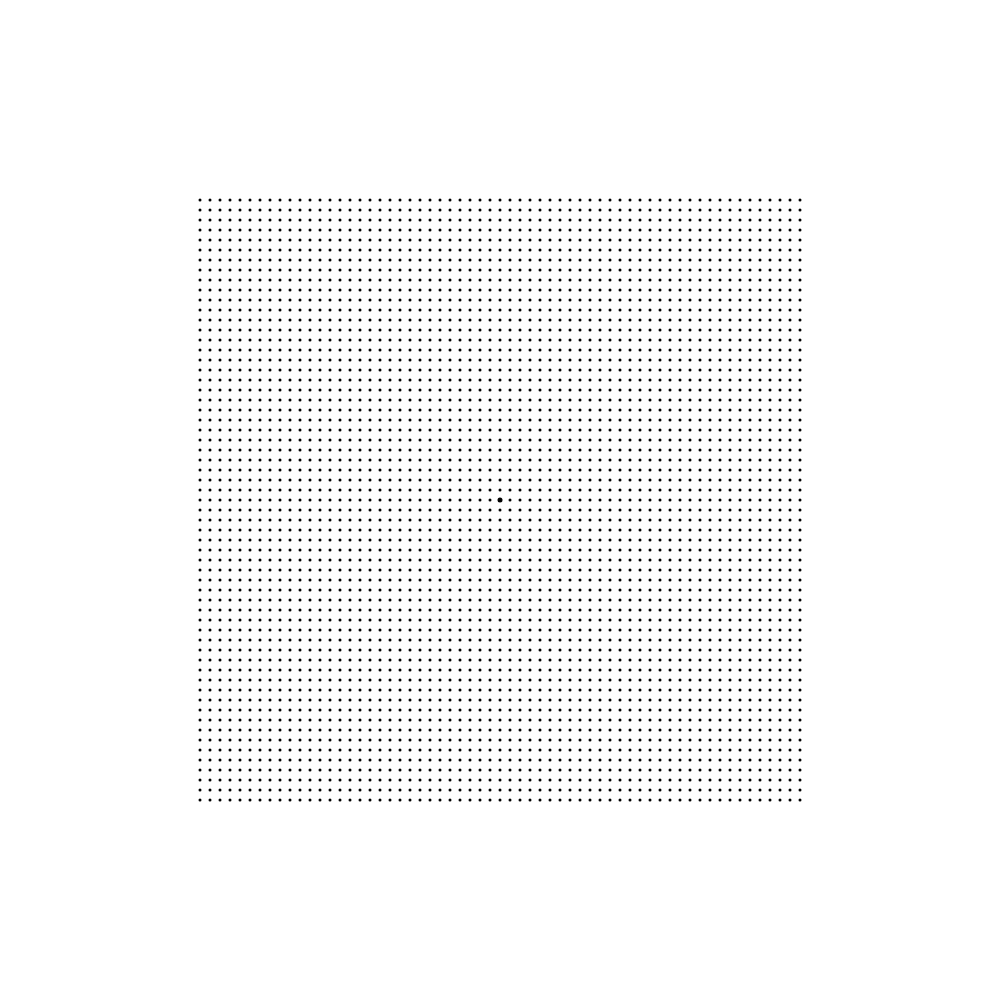
Frame 1 (no input)
Frame 60 (no input): identical to frame 1, image omitted
Frame 120 (the mouse pressed at the canvas centre since frame 60): identical to frame 1, image omitted

The p5.js sketch that drew this single still picture (run headless with seeded random() and noise() and a simulated clock; from frame 60 on, the mouse is pressed at the canvas centre):

// p5.js sketch
// ── sketch.js
/**
 Tiler
 TODO: 
   - shapeMode
     - drawing in shapeMode - DONE!
     - save/load originalTile & shapeMode - DONE!
     - mouseClick in shapeMode - DONE!
   - delete button
   - move canvas to the right and expand x-dir so it's really a landscape view
**/


function setup() {
  SIZE = 1000; 
  zoomFactor = 10
  offsetPosition = createVector(500, 500)
  shapeMode = true
  
  originalTile = []
  
  colorTable = [
    '#CCFFFF', 
    '#FFFF33', 
    '#CCCC33', 
    '#CCCCFF', 
    '#FFCCFF', 
    '#FFCC66',
    '#CC6633', 
    '#FF6666',
    '#660099',
    '#666600', 
  ]
  
  tiles = [new Tile(false, 0, createVector(0, 0), 0)]
  selected = -1
  
  createCanvas(SIZE, SIZE);
  frameRate(25);
  colorMode(HSB);
}

function draw() {
  background(255)
  drawGrid()

  if(shapeMode){ 
    var pos = []
    for(var i = 0; i < originalTile.length; i++){ 
      pos.push(createVector(originalTile[i].x, originalTile[i].y))
    }
  
    for(var i = 0; i < pos.length; i++){
      pos[i] = gridToScreen(pos[i])
    } 
    
    for(var i = 0; i < pos.length; i++){
      strokeWeight(5) 
      point(pos[i])
    } 
    for(var i = 0; i < pos.length-1; i++){ 
      strokeWeight(3)
      line(pos[i].x, pos[i].y, pos[i+1].x, pos[i+1].y)
    }
  } 
  else{  
    for(var i = 0; i < tiles.length; i++){ 
      tiles[i].draw(i == selected)
    }
  }
}  

function doSave(){ 
  console.log('saving...')
  var image = {tiles:[]}
  for(var i = 0; i < tiles.length; i++){ 
    image.tiles.push(tiles[i].toObj())
  }
  image.selected = selected
  
  image.originalTile = []
  for(var i = 0; i < originalTile.length; i++){ 
    image.originalTile.push([originalTile[i].x, originalTile[i].y])
  }
  image.shapeMode = shapeMode
  
  SAVE(image)
}

function LOAD(obj){ 
  //console.log(obj)
  
  selected = obj.selected
  
  tiles = []
  for(var i = 0; i < obj.tiles.length; i++){ 
    var t = new Tile()
    t.fromObj(obj.tiles[i])
    tiles.push(t)
  }
  
  shapeMode = obj.shapeMode
  originalTile = []
  for(var i = 0; i < obj.originalTile.length; i++){ 
    originalTile.push(createVector(obj.originalTile[i][0], obj.originalTile[i][1]))
  }
  console.log(originalTile)
}

function SAVE(obj){ 
  console.log('LOAD(' + JSON.stringify(obj) + ')' )
}

function drawGrid(){
  var max = 30
  
  strokeWeight(3)
   
  for(var x = -max; x <= max; x++){ 
    for(var y = -max; y <= max; y++){ 
      var pos = gridToScreen(createVector(x, y))
      //pos.mult(zoomFactor)
      //pos = p5.Vector.add(pos, offsetPosition)
      point(pos)
    }
  }
  
  strokeWeight(5)
  point(gridToScreen(createVector(0,0)))
}

function zoomIn(){ 
  zoomFactor += 5
}

function zoomOut(){ 
  if(zoomFactor >= 10)
    zoomFactor -= 5
}

function rotateClockwise(){
  if(selected >= 0) 
    tiles[selected].rotation++ 
}

function rotateCounterClockwise(){ 
  if(selected >= 0) 
    tiles[selected].rotation-- 
}

function left(){ 
  if(selected >= 0) 
    tiles[selected].position.x --
}

function right(){ 
  if(selected >= 0) 
    tiles[selected].position.x ++
}

function up(){ 
  if(selected >= 0) 
    tiles[selected].position.y --
}

function down(){ 
  if(selected >= 0) 
    tiles[selected].position.y ++
}

function flip(){ 
  if(selected >= 0) 
    tiles[selected].reflected = ! tiles[selected].reflected 
}

function clone(){ 
  if(selected >= 0) { 
    tiles.push(tiles[selected].copy())
    selected = tiles.length-1  
  } 
}

function doDelete(){ 
  if(selected >= 0) { 
    tiles.splice(selected, 1)
    selected = -1  
  } 
}

function num(k){ 
  if(selected >= 0) { 
    tiles[selected].color = k
  } 
}

function mouseClicked() {
  var pos = screenToGrid( createVector(mouseX, mouseY) )
  
  if(shapeMode){ 
    if(originalTile.length > 0 && originalTile[0].equals(pos)){ 
      shapeMode = false
    }
    else { 
      originalTile.push(pos)     
    }
  }
  else { 
    selected = -1
    for(var i = 0; i < tiles.length; i++){ 
      if(tiles[i].position.equals(pos)){ 
        selected = i; 
      }
    }
  }
}

function keyPressed() {
  if (keyCode === LEFT_ARROW) {
    left()
  } else if (keyCode === RIGHT_ARROW) {
    right()
  } else if (keyCode === UP_ARROW) {
    up()
  } else if (keyCode === DOWN_ARROW) {
    down()
  } else if (key === 'z') {
    zoomIn()
  } else if (key === 'Z') {
    zoomOut()
  } else if (key === 'R') {
    rotateClockwise()
  } else if (key === 'r') {
    rotateCounterClockwise()
  } else if (key === 'f') {
    flip()
  } else if (key === 'c') {
    clone()
  } else if (key === 's') {
    doSave()
  } else if (key === 'd') {
    doDelete()
  } else if (!isNaN(key-0)){
    num(key-0)
  }
}

function Tile(reflected, rotation, position, color){ 
  this.reflected = reflected
  this.rotation = rotation
  this.position = position
  this.color = color
}

Tile.prototype.copy = function(){ 
  return new Tile(this.reflected, this.rotation, createVector(this.position.x, this.position.y), this.color)
}

function gridToScreen(p){ 
  var result = createVector(p.x, p.y)
  result.mult(zoomFactor)
  result.add(offsetPosition)
  return result
}

function screenToGrid(p){ 
  var result = createVector(p.x, p.y)
  result.sub(offsetPosition)
  result.mult(1/zoomFactor)
  
  result = createVector(round(result.x), round(result.y))
  
  return result
}

Tile.prototype.toObj = function(){ 
  var obj = []; 
  obj.push( this.reflected ); 
  obj.push( this.rotation )
  obj.push( [this.position.x, this.position.y] )
  obj.push( this.color)

  return obj
}

Tile.prototype.fromObj = function(obj){ 
  this.reflected = obj.shift(); 
  this.rotation = obj.shift()
  var pos = obj.shift()
  this.position = createVector(pos[0], pos[1])
  this.color = obj.shift()
}

Tile.prototype.draw = function(bSelect){ 
  var pos = []
  for(var i = 0; i < originalTile.length; i++){ 
    pos.push(createVector(originalTile[i].x, originalTile[i].y))
  }
  
  for(var i = 0; i < pos.length; i++){ 
    pos[i].x = pos[i].x * (this.reflected ? -1 : 1)
    pos[i].rotate(HALF_PI * this.rotation) 
    pos[i].add(this.position)
    pos[i] = gridToScreen(pos[i]) 
  }
 
  //fill interior 
  fill(colorTable[this.color])
  strokeWeight(1)
  beginShape()
  for(var i = 0; i < pos.length; i++){ 
    vertex(pos[i].x, pos[i].y)
  }  
  endShape(CLOSE)
  
  //outline
  strokeWeight(bSelect ? 5 : 3)
  for(var i = 0; i < pos.length; i++){ 
    line(pos[i].x, pos[i].y, pos[(i+1)%pos.length].x, pos[(i+1)%pos.length].y)
  }
  
  //point at center
  strokeWeight(3)
  point(gridToScreen(this.position))
}
